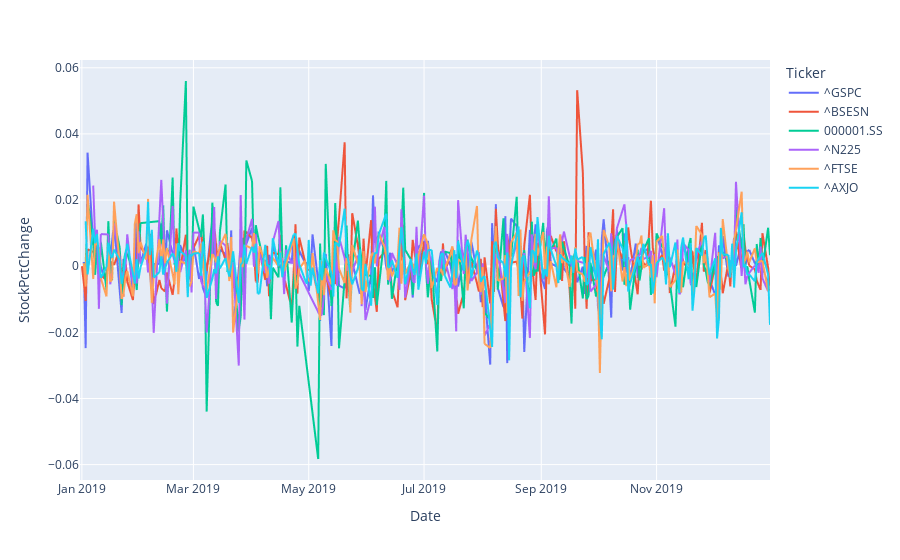

This figure's notebook cell:
### Code cell
# yahoo url template (daily data: 2020-07-24 to 2020-11-25)
yahoo_url = 'https://query1.finance.yahoo.com/v7/finance/download/{tix}?period1={s}&period2={e}&interval=1d&events=history'
# get data for 3 tickers and concatenate together
tickers = ['^GSPC', '^BSESN','000001.SS', '^N225', '^FTSE', '^AXJO']
df = pd.DataFrame()
for ticker in tickers:
    url = yahoo_url.format(tix=ticker,s=start_date,e=end_date)
    df_tmp = pd.read_csv(url)
    df_tmp['Ticker'] = ticker
    df_tmp['StockPctChange'] = df_tmp['Close'].pct_change()
    df = pd.concat([df, df_tmp])
df.to_csv('data/stock_2019.csv')
fig = px.line(df, x="Date", y="StockPctChange", color='Ticker')
fig.show()

### Figure 1 — Plotly figure (JSON) as saved in the notebook; plotly's stock layout.template omitted (floating-point values rounded to 4 significant figures; data arrays with more than 128 entries replaced by an {"elided": "..."} marker saying what was removed)
{"data": [{"hovertemplate": "Ticker=^GSPC<br>Date=%{x}<br>StockPctChange=%{y}<extra></extra>", "legendgroup": "^GSPC", "line": {"color": "#636efa", "dash": "solid"}, "mode": "lines", "name": "^GSPC", "showlegend": true, "type": "scattergl", "x": {"elided": "252 str values"}, "xaxis": "x", "y": {"elided": "252 float values"}, "yaxis": "y"}, {"hovertemplate": "Ticker=^BSESN<br>Date=%{x}<br>StockPctChange=%{y}<extra></extra>", "legendgroup": "^BSESN", "line": {"color": "#EF553B", "dash": "solid"}, "mode": "lines", "name": "^BSESN", "showlegend": true, "type": "scattergl", "x": {"elided": "244 str values"}, "xaxis": "x", "y": {"elided": "244 float values"}, "yaxis": "y"}, {"hovertemplate": "Ticker=000001.SS<br>Date=%{x}<br>StockPctChange=%{y}<extra></extra>", "legendgroup": "000001.SS", "line": {"color": "#00cc96", "dash": "solid"}, "mode": "lines", "name": "000001.SS", "showlegend": true, "type": "scattergl", "x": {"elided": "242 str values"}, "xaxis": "x", "y": {"elided": "242 float values"}, "yaxis": "y"}, {"hovertemplate": "Ticker=^N225<br>Date=%{x}<br>StockPctChange=%{y}<extra></extra>", "legendgroup": "^N225", "line": {"color": "#ab63fa", "dash": "solid"}, "mode": "lines", "name": "^N225", "showlegend": true, "type": "scattergl", "x": {"elided": "241 str values"}, "xaxis": "x", "y": {"elided": "241 float values"}, "yaxis": "y"}, {"hovertemplate": "Ticker=^FTSE<br>Date=%{x}<br>StockPctChange=%{y}<extra></extra>", "legendgroup": "^FTSE", "line": {"color": "#FFA15A", "dash": "solid"}, "mode": "lines", "name": "^FTSE", "showlegend": true, "type": "scattergl", "x": {"elided": "254 str values"}, "xaxis": "x", "y": {"elided": "254 float values"}, "yaxis": "y"}, {"hovertemplate": "Ticker=^AXJO<br>Date=%{x}<br>StockPctChange=%{y}<extra></extra>", "legendgroup": "^AXJO", "line": {"color": "#19d3f3", "dash": "solid"}, "mode": "lines", "name": "^AXJO", "showlegend": true, "type": "scattergl", "x": {"elided": "253 str values"}, "xaxis": "x", "y": {"elided": "253 float values"}, "yaxis": "y"}], "layout": {"legend": {"title": {"text": "Ticker"}, "tracegroupgap": 0}, "margin": {"t": 60}, "xaxis": {"anchor": "y", "domain": [0, 1], "title": {"text": "Date"}}, "yaxis": {"anchor": "x", "domain": [0, 1], "title": {"text": "StockPctChange"}}}}
